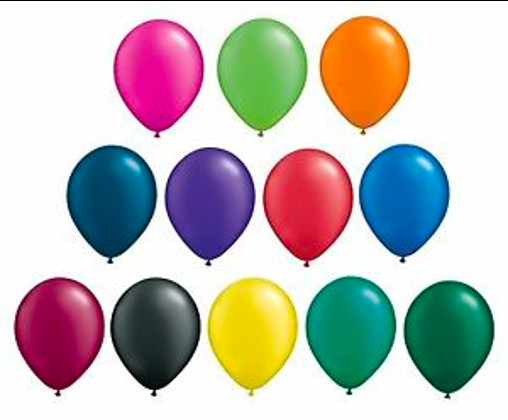
#> input picture src/opencv/assets/sample.png, 508 x 420 px, found by its file name
$ python main.py
#> lines starting #> are read from the running program, lines starting #| are printed output that depends on the picture; after the words box and inside, x2 and y2 are one past the last pixel; in counts of white or black regions, pixels touching at a corner belong together
### src/opencv/utils.py
import cv2
import imutils

# Đọc ảnh
def read_image(image):
#> called with image = 'src/opencv/assets/sample.png'
    source_image = cv2.imread(image)
#> source_image is the input picture: shape (420, 508, 3); mean B, G, R 182.3, 185.9, 190.7
    gray_image = cv2.imread(image, cv2.IMREAD_GRAYSCALE)
#> gray_image: shape (420, 508); min 0, max 255, mean 194.2

    # Show Ảnh
    cv2.imshow("Anh goc", source_image)
    cv2.imshow("Anh gray", gray_image)

    # Dừng màn hình
    cv2.waitKey()

    # Đóng các cửa sổ
    cv2.destroyAllWindows()

# Đọc camera
def read_camera(camera_id):
#> called with camera_id = 0
    capture = cv2.VideoCapture(camera_id)
    # Đọc ảnh từ camera
    while True:
        # Đọc ảnh
        ret, frame = capture.read()
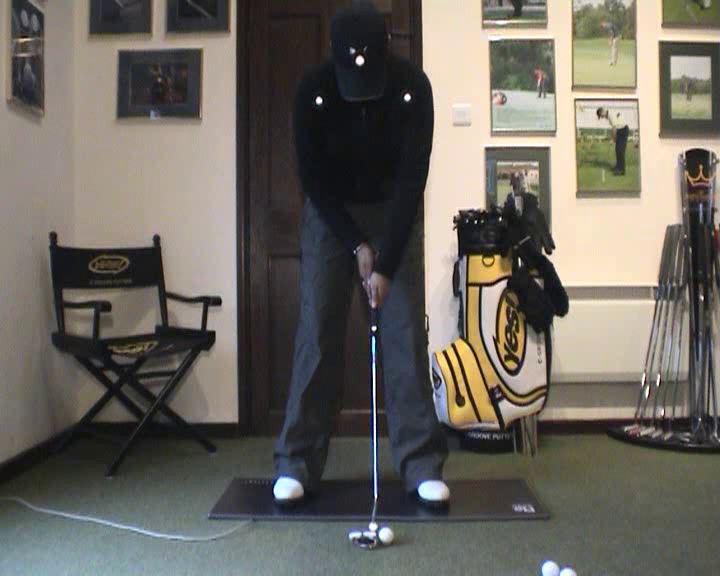
#> input picture frame 24 of src/opencv/assets/sample.avi, 720 x 576 px, given in place of the camera
#> frame is the input picture: shape (576, 720, 3); mean B, G, R 96.1, 103.5, 107.7
        # Hiện ảnh
        cv2.imshow('Cam', frame)
        # Kiểm tra nếu bấm Q thì thoát
        key = cv2.waitKey(1)
#> (key q is pressed here)
        if key == ord('q'):
            break
    # Giải phóng camera
    capture.release()
    cv2.destroyAllWindows()

# Đọc video
def read_video(video):
#> called with video = 'src/opencv/assets/sample.avi'
    capture = cv2.VideoCapture(video)
    # Đọc ảnh từ video
    while True:
        # Đọc ảnh
        ret, frame = capture.read()
        # Hiện ảnh
        cv2.imshow('Cam', frame)
        # Kiểm tra nếu bấm Q thì thoát
        key = cv2.waitKey(1)
#> (key q is pressed here)
        if key == ord('q'):
            break
    # Giải phóng camera
    capture.release()
    cv2.destroyAllWindows()

# Chuyển sang ảnh xám và ghi ảnh
def convert_to_gray_and_write_image(image):
    image = cv2.imread(image, cv2.IMREAD_GRAYSCALE)
    cv2.imwrite('src/opencv/assets/sample_gray.png', image)

# Chuyển sang ảnh gray và hsv
def convert_to_gray_and_hsv(image):
#> called with image = 'src/opencv/assets/sample.png'
    image = cv2.imread(image)
    image_gray = cv2.cvtColor(image, cv2.COLOR_BGR2GRAY)
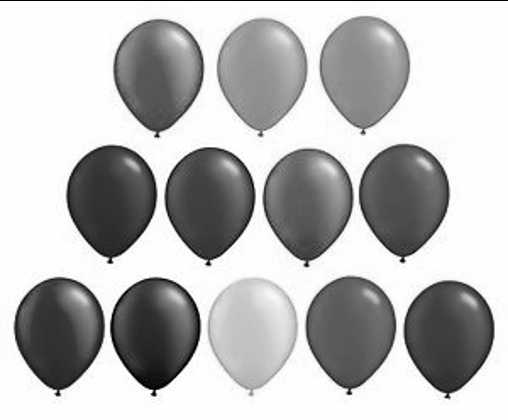
#> image_gray: shape (420, 508); min 0, max 255, mean 186.9
    image_hsv = cv2.cvtColor(image, cv2.COLOR_BGR2HSV)
#> image_hsv: shape (420, 508, 3); mean H, S, V 65.5, 89, 215.5
    cv2.imshow("Anh mau", image)
    cv2.imshow("Anh xam", image_gray)
    cv2.imshow("Anh hsv", image_hsv)
    cv2.waitKey()
    cv2.destroyAllWindows()

# Resize ảnh
def resize_image(image):
#> called with image = 'src/opencv/assets/sample.png'
    image = cv2.imread(image)
    image_resize1 = cv2.resize(image, dsize=(200,200))
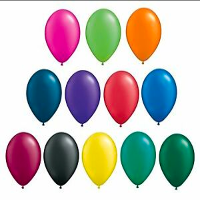
#> image_resize1: shape (200, 200, 3); mean B, G, R 182.3, 185.9, 190.7
    image_resize2 = cv2.resize(image, dsize=None, fx=0.5, fy=0.5)
    cv2.imshow("Anh mau", image)
    cv2.imshow("Anh resize 1", image_resize1)
    cv2.imshow("Anh resize 2", image_resize2)
    cv2.waitKey()
    cv2.destroyAllWindows()

# Xoay ảnh
def rotate_image(image):
#> called with image = 'src/opencv/assets/sample.png'
    image = cv2.imread(image)
    image_rotate = imutils.rotate(image, 90)
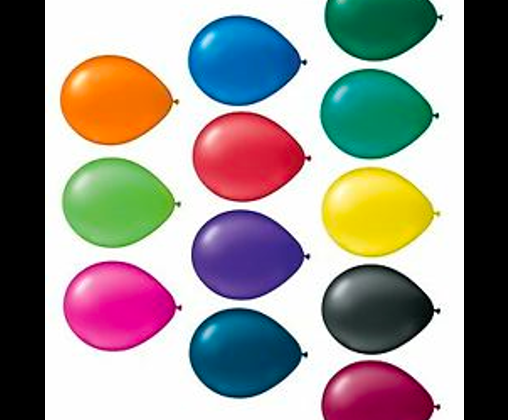
#> image_rotate: shape (420, 508, 3); mean B, G, R 142.1, 145.9, 150.4
    cv2.imshow("Anh mau", image)
    cv2.imshow("Anh rotate", image_rotate)
    cv2.waitKey()
    cv2.destroyAllWindows()

# Xử lý ảnh (binary-threshold)
def threshold_image(image):
#> called with image = 'src/opencv/assets/sample.png'
    image = cv2.imread(image)
    image_gray = cv2.cvtColor(image, cv2.COLOR_BGR2GRAY)
    ret, thresh_binary = cv2.threshold(image_gray, 127, 255, cv2.THRESH_BINARY)
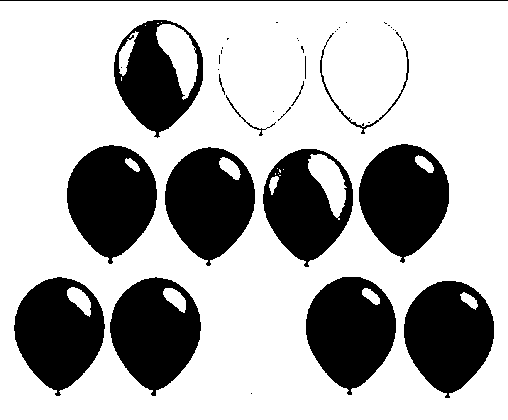
#> thresh_binary: shape (420, 508); 69.8% white; 39 black regions (23 under 20 px), largest, box (x1, y1, x2, y2) and area: (67, 145, 157, 264) 7494, (404, 281, 494, 398) 7423, (306, 277, 396, 395) 7406
    cv2.imshow("Anh mau", image)
    cv2.imshow("Anh threshold", thresh_binary)
    cv2.waitKey()
    cv2.destroyAllWindows()

# Xử lý ảnh (canny)
def canny_image(image):
#> called with image = 'src/opencv/assets/sample.png'
    image = cv2.imread(image)
    image_gray = cv2.cvtColor(image, cv2.COLOR_BGR2GRAY)
    edges = cv2.Canny(image_gray, threshold1=100, threshold2=200)
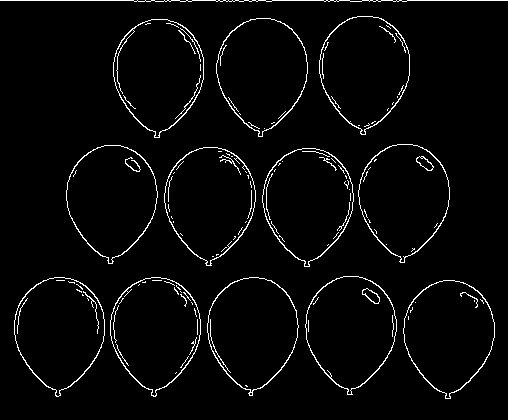
#> edges: shape (420, 508); 3.2% white in thin lines or dots
    cv2.imshow("Anh mau", image)
    cv2.imshow("Anh gray", image_gray)
    cv2.imshow("Anh edges", edges)
    cv2.waitKey()
    cv2.destroyAllWindows()

# GaussianBlur ảnh
def blur_image(image):
#> called with image = 'src/opencv/assets/sample.png'
    image = cv2.imread(image)
    blur = cv2.GaussianBlur(image, ksize=(31,31), sigmaX=0)
    cv2.imshow("Anh mau", image)
    cv2.imshow("Anh blur", blur)
    cv2.waitKey()
    cv2.destroyAllWindows()

# gray camera
def gray_camera(camera_id):
#> called with camera_id = 0
    video = cv2.VideoCapture(camera_id)
    while True:
        ret, frame = video.read()
        if ret:
            frame = cv2.cvtColor(frame, cv2.COLOR_BGR2GRAY)
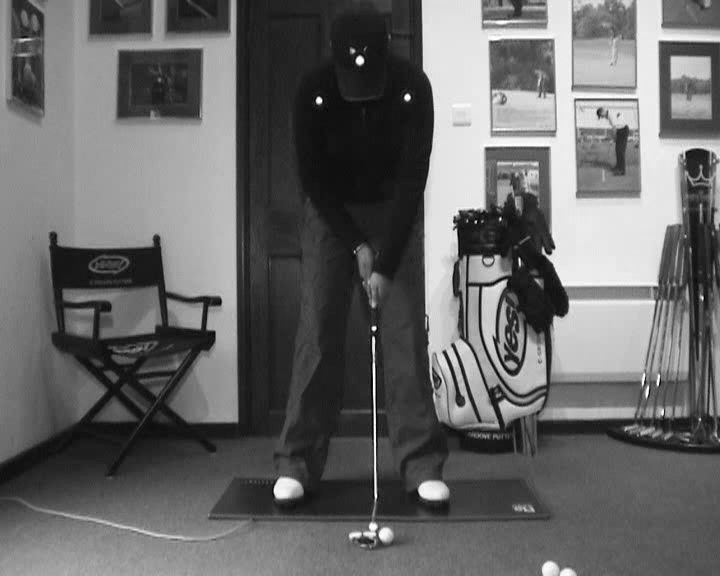
#> frame: shape (576, 720); min 0, max 255, mean 103.9
            cv2.imshow("Anh tu webcam", frame)
        if cv2.waitKey(1) == ord ('q'):
#> (key q is pressed here)
            break
    video.release()
    cv2.destroyAllWindows()

# rotate with key
def rotate_with_key(camera_id):
#> called with camera_id = 0
    video = cv2.VideoCapture(camera_id)
    rotate = 0
    while True:
        ret, frame = video.read()
        if ret:
            if (rotate != 0):
                frame = imutils.rotate(frame, rotate)
            cv2.imshow("Anh tu webcam", frame)
        key = cv2.waitKey(1)
#> (key q is pressed here)
        if key == ord('q'):
            break
        elif key == ord('a'):
            rotate = rotate + 90
        elif key == ord('d'):
            rotate = rotate - 90
    video.release()
    cv2.destroyAllWindows()

# [2 lines that do not run on import are left out]

### src/opencv/main.py
import utils
import constants

def main():
    utils.read_image(constants.SAMPLE_IMG)
    utils.read_camera(constants.CAMERA_ID_WEBCAM)
    utils.read_video(constants.CAMERA_ID_VIDEO)
    utils.convert_to_gray_and_write_image(constants.SAMPLE_IMG)
    utils.convert_to_gray_and_hsv(constants.SAMPLE_IMG)
    utils.resize_image(constants.SAMPLE_IMG)
    utils.rotate_image(constants.SAMPLE_IMG)
    utils.threshold_image(constants.SAMPLE_IMG)
    utils.canny_image(constants.SAMPLE_IMG)
    utils.blur_image(constants.SAMPLE_IMG)
    utils.gray_camera(constants.CAMERA_ID_WEBCAM)
    utils.rotate_with_key(constants.CAMERA_ID_WEBCAM)

if __name__ == "__main__":
    main()
